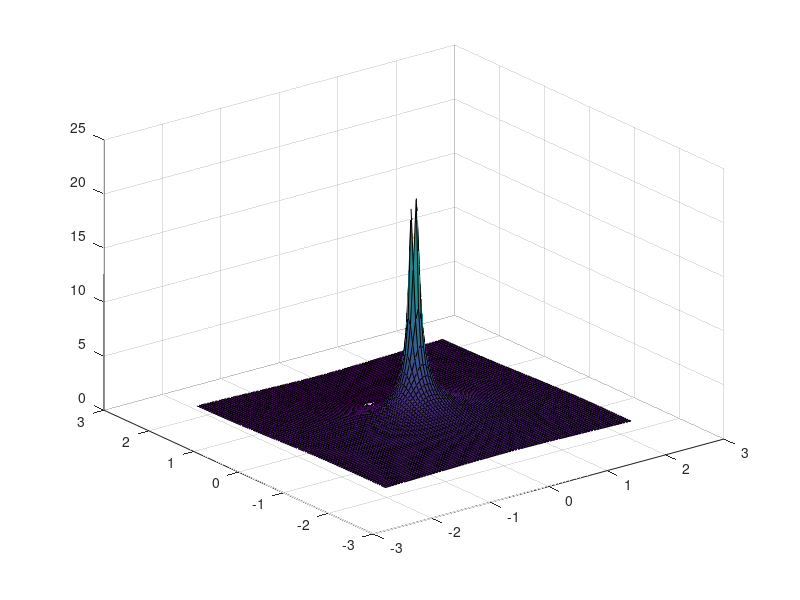

Source code (MATLAB):
close all
clear all

step = 0.05 ; 
reali = [-2.1 : step : 2.1] ; 
immag = [-2.1 : step : 2.1];
Z = zeros(length(immag), length(reali));
for (x=1:length(reali))
	for (y=1:length(immag))
		Z (x, y) = reali(x) + i*immag(y) ;  #creiamo la x, y, campionati
	end
end
a1 = 1;
H=1-a1*(1./Z);
surf (reali, immag, abs(H));
